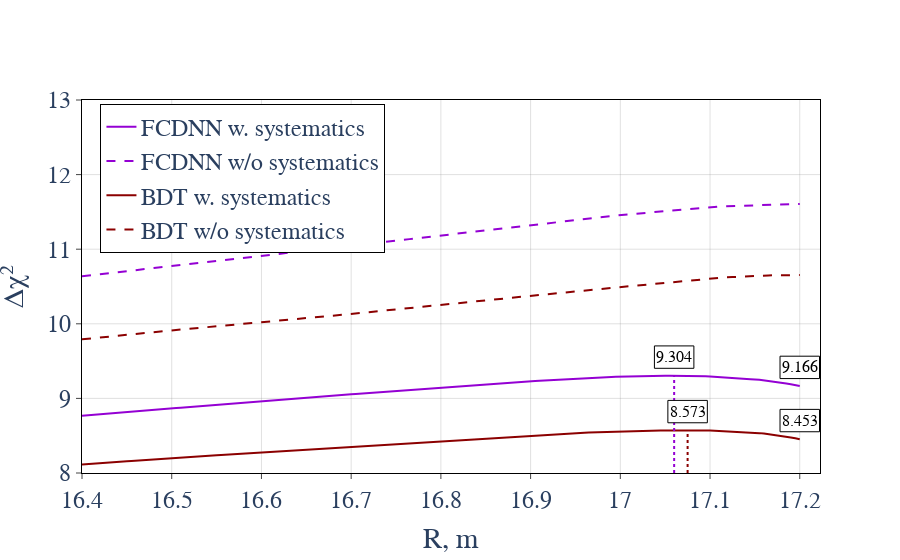

Write notebook code for a chart like this one.
### Code cell
Rs = np.linspace(16.4, 17.2, 161)
fig = go.Figure()#make_subplots(rows=2, cols=2,
#                    vertical_spacing=0.15)


# for row in range(2):
#     for col in range(2):
for i in range(4):
    x_data = np.delete(Rs, [3, 121, 144, 150])
    y_data = np.delete(all_xi2[i], [3, 121, 144, 150])
    y_data = savgol_filter(y_data, 51, 3)

    if i%2 != 0:
        dash='dash'
    else:
        dash='solid'
        
    fig.add_trace(
        go.Scatter(
            x=x_data,
            y=y_data,
            mode='lines',
            line=dict(
                dash=dash,
                color=colors[i],
            ),
            marker=dict(
                symbol='x',
                size=4,
            ),
            name=names[i],
        ),
#             row=row+1, col=col+1
    )
    
    if i%2 == 0:
        fig.add_shape(type="line",
            x0=x_data[np.argmax(y_data)], y0=8, x1=x_data[np.argmax(y_data)],
            y1=np.max(y_data),
            line=dict(
                color=colors[i],
                width=2,
                dash='dot'
            ),
        )
        
        fig.add_shape(
            type='rect',
            x0=x_data[np.argmax(y_data)]-0.022,
            x1=x_data[np.argmax(y_data)]+0.022,
            y0=np.max(y_data)+0.1,
            y1=np.max(y_data)+0.4,
            line_color='black',
            line_width=1,
            fillcolor='white'
        )

        fig.add_annotation(
            x=x_data[np.argmax(y_data)],
            y=np.max(y_data)+0.25,
            text=np.round(np.max(y_data), 3),
            showarrow=False,
            font_size=16,
            font_color='black'
        )

        fig.add_shape(
            type='rect',
            x0=17.2-0.022,
            x1=17.2+0.022,
            y0=y_data[-1]+0.1,
            y1=y_data[-1]+0.4,
            line_color='black',
            line_width=1,
            fillcolor='white'
        )

        fig.add_annotation(
            x=17.2,
            y=y_data[-1]+0.25,
            text=np.round(y_data[-1], 3),
            showarrow=False,
            font_size=16,
            font_color='black'
        )


xaxis = dict(
    showline=True,
    ticks='outside',
    mirror=True,
    tick0=16,
    dtick=0.1,
    linecolor='black',
    showgrid=True,
    gridcolor='grey',
    gridwidth=0.25,
)

yaxis = dict(
    showline=True,
    ticks='outside',
    mirror=True,
    linecolor='black',
    showgrid=True,
#     dtick=1,
    range=[8, 13],
    gridcolor='grey',
    gridwidth=0.25,
    zeroline=True,
    zerolinecolor='black',
    zerolinewidth=0.25
)

# axis_params = {}
# for i in range(1, 5):
#     axis_params[f'xaxis{i}'] = xaxis
#     axis_params[f'yaxis{i}'] = yaxis
#     axis_params[f'xaxis{i}_title'] = 'R, m'
#     axis_params[f'yaxis{i}_title'] = 'σ'

fig.update_layout(
    xaxis_title = "R, m",
    yaxis_title = "Δχ²",
    xaxis=xaxis,
    yaxis=yaxis,
    legend=dict(
#         orientation="h",
        x=0.025,
        y=0.99,
#         y=1.12,
        bordercolor="Black",
        borderwidth=1
    ),
    font=dict(
        family="Times New Roman",
        size=24,
    ),
#     **axis_params,
#     height=700
)


fig.show()
pio.write_image(fig, 'plots/fv/xi2.pdf', width=900, height=600)

### Figure 1 — Plotly figure (JSON) as saved in the notebook; plotly's stock layout.template omitted (floating-point values rounded to 4 significant figures; data arrays with more than 128 entries replaced by an {"elided": "..."} marker saying what was removed)
{"data": [{"line": {"color": "darkviolet", "dash": "solid"}, "marker": {"size": 4, "symbol": "x"}, "mode": "lines", "name": "FCDNN w. systematics", "type": "scatter", "x": {"elided": "157 float values"}, "y": {"elided": "157 float values"}}, {"line": {"color": "darkviolet", "dash": "dash"}, "marker": {"size": 4, "symbol": "x"}, "mode": "lines", "name": "FCDNN w/o systematics", "type": "scatter", "x": {"elided": "157 float values"}, "y": {"elided": "157 float values"}}, {"line": {"color": "darkred", "dash": "solid"}, "marker": {"size": 4, "symbol": "x"}, "mode": "lines", "name": "BDT w. systematics", "type": "scatter", "x": {"elided": "157 float values"}, "y": {"elided": "157 float values"}}, {"line": {"color": "darkred", "dash": "dash"}, "marker": {"size": 4, "symbol": "x"}, "mode": "lines", "name": "BDT w/o systematics", "type": "scatter", "x": {"elided": "157 float values"}, "y": {"elided": "157 float values"}}], "layout": {"annotations": [{"font": {"color": "black", "size": 16}, "showarrow": false, "text": "9.304", "x": 17.06, "y": 9.554}, {"font": {"color": "black", "size": 16}, "showarrow": false, "text": "9.166", "x": 17.2, "y": 9.416}, {"font": {"color": "black", "size": 16}, "showarrow": false, "text": "8.573", "x": 17.07, "y": 8.823}, {"font": {"color": "black", "size": 16}, "showarrow": false, "text": "8.453", "x": 17.2, "y": 8.703}], "font": {"family": "Times New Roman", "size": 24}, "legend": {"bordercolor": "Black", "borderwidth": 1, "x": 0.025, "y": 0.99}, "shapes": [{"line": {"color": "darkviolet", "dash": "dot", "width": 2}, "type": "line", "x0": 17.06, "x1": 17.06, "y0": 8, "y1": 9.304}, {"fillcolor": "white", "line": {"color": "black", "width": 1}, "type": "rect", "x0": 17.04, "x1": 17.08, "y0": 9.404, "y1": 9.704}, {"fillcolor": "white", "line": {"color": "black", "width": 1}, "type": "rect", "x0": 17.18, "x1": 17.22, "y0": 9.266, "y1": 9.566}, {"line": {"color": "darkred", "dash": "dot", "width": 2}, "type": "line", "x0": 17.07, "x1": 17.07, "y0": 8, "y1": 8.573}, {"fillcolor": "white", "line": {"color": "black", "width": 1}, "type": "rect", "x0": 17.05, "x1": 17.1, "y0": 8.673, "y1": 8.973}, {"fillcolor": "white", "line": {"color": "black", "width": 1}, "type": "rect", "x0": 17.18, "x1": 17.22, "y0": 8.553, "y1": 8.853}], "xaxis": {"dtick": 0.1, "gridcolor": "grey", "gridwidth": 0.25, "linecolor": "black", "mirror": true, "showgrid": true, "showline": true, "tick0": 16, "ticks": "outside", "title": {"text": "R, m"}}, "yaxis": {"gridcolor": "grey", "gridwidth": 0.25, "linecolor": "black", "mirror": true, "range": [8, 13], "showgrid": true, "showline": true, "ticks": "outside", "title": {"text": "Δχ²"}, "zeroline": true, "zerolinecolor": "black", "zerolinewidth": 0.25}}}
